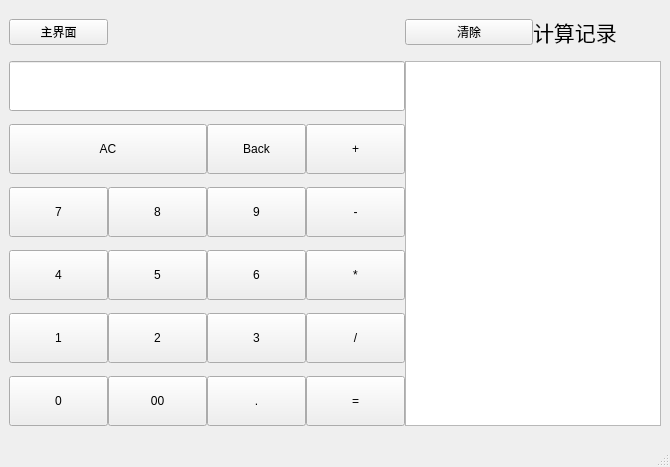
<?xml version="1.0" encoding="UTF-8"?>
<ui version="4.0">
 <class>MainWindow</class>
 <widget class="QMainWindow" name="MainWindow">
  <property name="geometry">
   <rect>
    <x>0</x>
    <y>0</y>
    <width>670</width>
    <height>467</height>
   </rect>
  </property>
  <property name="minimumSize">
   <size>
    <width>670</width>
    <height>467</height>
   </size>
  </property>
  <property name="windowTitle">
   <string>MainWindow</string>
  </property>
  <property name="layoutDirection">
   <enum>Qt::LeftToRight</enum>
  </property>
  <widget class="QWidget" name="centralwidget">
   <layout class="QGridLayout" name="gridLayout">
    <property name="horizontalSpacing">
     <number>0</number>
    </property>
    <property name="verticalSpacing">
     <number>-1</number>
    </property>
    <item row="0" column="0">
     <widget class="QPushButton" name="main_Button">
      <property name="text">
       <string>主界面</string>
      </property>
     </widget>
    </item>
    <item row="0" column="4">
     <widget class="QPushButton" name="btnReset">
      <property name="text">
       <string>清除</string>
      </property>
     </widget>
    </item>
    <item row="0" column="5">
     <widget class="QLabel" name="label">
      <property name="font">
       <font>
        <pointsize>16</pointsize>
       </font>
      </property>
      <property name="layoutDirection">
       <enum>Qt::LeftToRight</enum>
      </property>
      <property name="text">
       <string>计算记录</string>
      </property>
      <property name="scaledContents">
       <bool>false</bool>
      </property>
      <property name="wordWrap">
       <bool>false</bool>
      </property>
     </widget>
    </item>
    <item row="1" column="0" colspan="4">
     <widget class="QLineEdit" name="lineEdit">
      <property name="minimumSize">
       <size>
        <width>0</width>
        <height>50</height>
       </size>
      </property>
      <property name="readOnly">
       <bool>true</bool>
      </property>
     </widget>
    </item>
    <item row="1" column="4" rowspan="6" colspan="2">
     <widget class="QPlainTextEdit" name="plainTextEdit">
      <property name="readOnly">
       <bool>true</bool>
      </property>
     </widget>
    </item>
    <item row="2" column="0" colspan="2">
     <widget class="QPushButton" name="btnClear">
      <property name="minimumSize">
       <size>
        <width>0</width>
        <height>50</height>
       </size>
      </property>
      <property name="text">
       <string>AC</string>
      </property>
     </widget>
    </item>
    <item row="2" column="2">
     <widget class="QPushButton" name="btnBack">
      <property name="minimumSize">
       <size>
        <width>0</width>
        <height>50</height>
       </size>
      </property>
      <property name="text">
       <string>Back</string>
      </property>
     </widget>
    </item>
    <item row="2" column="3">
     <widget class="QPushButton" name="btnPlus">
      <property name="minimumSize">
       <size>
        <width>0</width>
        <height>50</height>
       </size>
      </property>
      <property name="text">
       <string>+</string>
      </property>
     </widget>
    </item>
    <item row="3" column="0">
     <widget class="QPushButton" name="btn7">
      <property name="minimumSize">
       <size>
        <width>0</width>
        <height>50</height>
       </size>
      </property>
      <property name="text">
       <string>7</string>
      </property>
     </widget>
    </item>
    <item row="3" column="1">
     <widget class="QPushButton" name="btn8">
      <property name="minimumSize">
       <size>
        <width>0</width>
        <height>50</height>
       </size>
      </property>
      <property name="text">
       <string>8</string>
      </property>
     </widget>
    </item>
    <item row="3" column="2">
     <widget class="QPushButton" name="btn9">
      <property name="minimumSize">
       <size>
        <width>0</width>
        <height>50</height>
       </size>
      </property>
      <property name="text">
       <string>9</string>
      </property>
     </widget>
    </item>
    <item row="3" column="3">
     <widget class="QPushButton" name="btnSub">
      <property name="minimumSize">
       <size>
        <width>0</width>
        <height>50</height>
       </size>
      </property>
      <property name="text">
       <string>-</string>
      </property>
     </widget>
    </item>
    <item row="4" column="0">
     <widget class="QPushButton" name="btn4">
      <property name="minimumSize">
       <size>
        <width>0</width>
        <height>50</height>
       </size>
      </property>
      <property name="text">
       <string>4</string>
      </property>
     </widget>
    </item>
    <item row="4" column="1">
     <widget class="QPushButton" name="btn5">
      <property name="minimumSize">
       <size>
        <width>0</width>
        <height>50</height>
       </size>
      </property>
      <property name="text">
       <string>5</string>
      </property>
     </widget>
    </item>
    <item row="4" column="2">
     <widget class="QPushButton" name="btn6">
      <property name="minimumSize">
       <size>
        <width>0</width>
        <height>50</height>
       </size>
      </property>
      <property name="text">
       <string>6</string>
      </property>
     </widget>
    </item>
    <item row="4" column="3">
     <widget class="QPushButton" name="btnMul">
      <property name="minimumSize">
       <size>
        <width>0</width>
        <height>50</height>
       </size>
      </property>
      <property name="text">
       <string>*</string>
      </property>
     </widget>
    </item>
    <item row="5" column="0">
     <widget class="QPushButton" name="btn1">
      <property name="minimumSize">
       <size>
        <width>0</width>
        <height>50</height>
       </size>
      </property>
      <property name="text">
       <string>1</string>
      </property>
     </widget>
    </item>
    <item row="5" column="1">
     <widget class="QPushButton" name="btn2">
      <property name="minimumSize">
       <size>
        <width>0</width>
        <height>50</height>
       </size>
      </property>
      <property name="text">
       <string>2</string>
      </property>
     </widget>
    </item>
    <item row="5" column="2">
     <widget class="QPushButton" name="btn3">
      <property name="minimumSize">
       <size>
        <width>0</width>
        <height>50</height>
       </size>
      </property>
      <property name="text">
       <string>3</string>
      </property>
     </widget>
    </item>
    <item row="5" column="3">
     <widget class="QPushButton" name="btnDiv">
      <property name="minimumSize">
       <size>
        <width>0</width>
        <height>50</height>
       </size>
      </property>
      <property name="text">
       <string>/</string>
      </property>
     </widget>
    </item>
    <item row="6" column="0">
     <widget class="QPushButton" name="btn0">
      <property name="minimumSize">
       <size>
        <width>0</width>
        <height>50</height>
       </size>
      </property>
      <property name="text">
       <string>0</string>
      </property>
     </widget>
    </item>
    <item row="6" column="1">
     <widget class="QPushButton" name="btn00">
      <property name="minimumSize">
       <size>
        <width>0</width>
        <height>50</height>
       </size>
      </property>
      <property name="text">
       <string>00</string>
      </property>
     </widget>
    </item>
    <item row="6" column="2">
     <widget class="QPushButton" name="btn_doc">
      <property name="minimumSize">
       <size>
        <width>0</width>
        <height>50</height>
       </size>
      </property>
      <property name="text">
       <string>.</string>
      </property>
     </widget>
    </item>
    <item row="6" column="3">
     <widget class="QPushButton" name="btnEqual">
      <property name="minimumSize">
       <size>
        <width>0</width>
        <height>50</height>
       </size>
      </property>
      <property name="text">
       <string>=</string>
      </property>
     </widget>
    </item>
   </layout>
  </widget>
  <widget class="QStatusBar" name="statusbar"/>
 </widget>
 <resources/>
 <connections/>
</ui>
